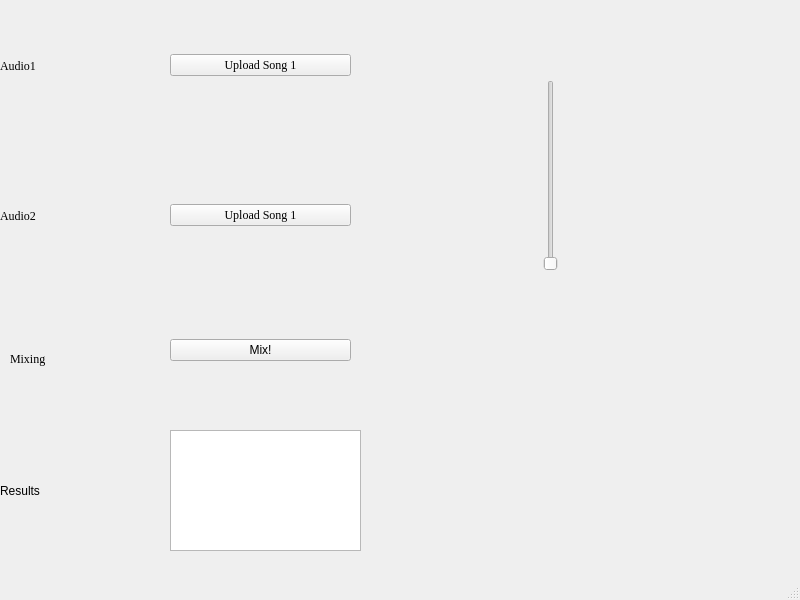
<?xml version="1.0" encoding="UTF-8"?>
<ui version="4.0">
 <class>MainWindow</class>
 <widget class="QMainWindow" name="MainWindow">
  <property name="geometry">
   <rect>
    <x>0</x>
    <y>0</y>
    <width>800</width>
    <height>600</height>
   </rect>
  </property>
  <property name="windowTitle">
   <string>Audio Recognition</string>
  </property>
  <widget class="QWidget" name="centralwidget">
   <widget class="QWidget" name="gridLayoutWidget">
    <property name="geometry">
     <rect>
      <x>0</x>
      <y>0</y>
      <width>161</width>
      <height>131</height>
     </rect>
    </property>
    <layout class="QGridLayout" name="gridLayout">
     <item row="1" column="0">
      <widget class="QLabel" name="label">
       <property name="font">
        <font>
         <family>Times New Roman</family>
        </font>
       </property>
       <property name="text">
        <string>Audio1</string>
       </property>
      </widget>
     </item>
    </layout>
   </widget>
   <widget class="QWidget" name="gridLayoutWidget_2">
    <property name="geometry">
     <rect>
      <x>170</x>
      <y>0</y>
      <width>181</width>
      <height>131</height>
     </rect>
    </property>
    <layout class="QGridLayout" name="gridLayout_2">
     <item row="0" column="0" rowspan="2">
      <widget class="QPushButton" name="audLoad1">
       <property name="font">
        <font>
         <family>Times New Roman</family>
        </font>
       </property>
       <property name="text">
        <string>Upload Song 1</string>
       </property>
      </widget>
     </item>
    </layout>
   </widget>
   <widget class="QWidget" name="gridLayoutWidget_3">
    <property name="geometry">
     <rect>
      <x>360</x>
      <y>0</y>
      <width>161</width>
      <height>131</height>
     </rect>
    </property>
    <layout class="QGridLayout" name="gridLayout_3">
     <item row="0" column="0">
      <widget class="QLabel" name="aud1Text">
       <property name="text">
        <string/>
       </property>
      </widget>
     </item>
    </layout>
   </widget>
   <widget class="QWidget" name="gridLayoutWidget_4">
    <property name="geometry">
     <rect>
      <x>170</x>
      <y>150</y>
      <width>181</width>
      <height>131</height>
     </rect>
    </property>
    <layout class="QGridLayout" name="gridLayout_4">
     <property name="sizeConstraint">
      <enum>QLayout::SetDefaultConstraint</enum>
     </property>
     <item row="0" column="0">
      <widget class="QPushButton" name="audLoad2">
       <property name="font">
        <font>
         <family>Times New Roman</family>
        </font>
       </property>
       <property name="text">
        <string>Upload Song 1</string>
       </property>
      </widget>
     </item>
    </layout>
   </widget>
   <widget class="QWidget" name="gridLayoutWidget_5">
    <property name="geometry">
     <rect>
      <x>0</x>
      <y>150</y>
      <width>161</width>
      <height>131</height>
     </rect>
    </property>
    <layout class="QGridLayout" name="gridLayout_5">
     <item row="0" column="0">
      <widget class="QLabel" name="label_3">
       <property name="font">
        <font>
         <family>Times New Roman</family>
        </font>
       </property>
       <property name="text">
        <string>Audio2</string>
       </property>
      </widget>
     </item>
    </layout>
   </widget>
   <widget class="QWidget" name="gridLayoutWidget_6">
    <property name="geometry">
     <rect>
      <x>360</x>
      <y>150</y>
      <width>161</width>
      <height>131</height>
     </rect>
    </property>
    <layout class="QGridLayout" name="gridLayout_6">
     <item row="0" column="0">
      <widget class="QLabel" name="aud2Text">
       <property name="text">
        <string/>
       </property>
      </widget>
     </item>
    </layout>
   </widget>
   <widget class="QWidget" name="gridLayoutWidget_7">
    <property name="geometry">
     <rect>
      <x>0</x>
      <y>290</y>
      <width>160</width>
      <height>131</height>
     </rect>
    </property>
    <layout class="QGridLayout" name="gridLayout_7"/>
   </widget>
   <widget class="QWidget" name="gridLayoutWidget_8">
    <property name="geometry">
     <rect>
      <x>170</x>
      <y>290</y>
      <width>181</width>
      <height>121</height>
     </rect>
    </property>
    <layout class="QGridLayout" name="gridLayout_8">
     <item row="0" column="0">
      <widget class="QPushButton" name="finderBtn">
       <property name="text">
        <string>Mix!</string>
       </property>
      </widget>
     </item>
    </layout>
   </widget>
   <widget class="QWidget" name="gridLayoutWidget_9">
    <property name="geometry">
     <rect>
      <x>0</x>
      <y>430</y>
      <width>161</width>
      <height>121</height>
     </rect>
    </property>
    <layout class="QGridLayout" name="gridLayout_9">
     <item row="0" column="0">
      <widget class="QLabel" name="label_6">
       <property name="text">
        <string>Results</string>
       </property>
      </widget>
     </item>
    </layout>
   </widget>
   <widget class="QTableWidget" name="resultsTable">
    <property name="geometry">
     <rect>
      <x>170</x>
      <y>430</y>
      <width>191</width>
      <height>121</height>
     </rect>
    </property>
   </widget>
   <widget class="QLabel" name="label_4">
    <property name="geometry">
     <rect>
      <x>10</x>
      <y>308</y>
      <width>141</width>
      <height>101</height>
     </rect>
    </property>
    <property name="font">
     <font>
      <family>Times New Roman</family>
     </font>
    </property>
    <property name="text">
     <string>Mixing</string>
    </property>
   </widget>
   <widget class="QSlider" name="ratioSlider">
    <property name="geometry">
     <rect>
      <x>540</x>
      <y>80</y>
      <width>22</width>
      <height>191</height>
     </rect>
    </property>
    <property name="orientation">
     <enum>Qt::Vertical</enum>
    </property>
   </widget>
  </widget>
  <widget class="QMenuBar" name="menubar">
   <property name="geometry">
    <rect>
     <x>0</x>
     <y>0</y>
     <width>800</width>
     <height>21</height>
    </rect>
   </property>
  </widget>
  <widget class="QStatusBar" name="statusbar"/>
 </widget>
 <resources/>
 <connections/>
</ui>
